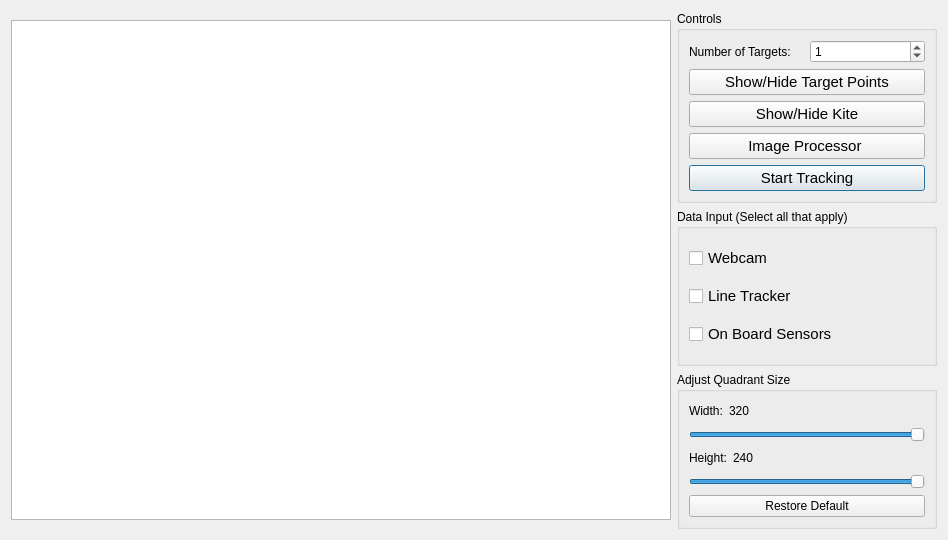
<?xml version="1.0" encoding="UTF-8"?>
<ui version="4.0">
 <class>ControlWindow</class>
 <widget class="QDialog" name="ControlWindow">
  <property name="geometry">
   <rect>
    <x>0</x>
    <y>0</y>
    <width>948</width>
    <height>540</height>
   </rect>
  </property>
  <property name="windowTitle">
   <string>Control Algorithm Options</string>
  </property>
  <layout class="QHBoxLayout" name="horizontalLayout">
   <item>
    <widget class="QGraphicsView" name="graphicsView">
     <property name="minimumSize">
      <size>
       <width>660</width>
       <height>500</height>
      </size>
     </property>
     <property name="maximumSize">
      <size>
       <width>660</width>
       <height>500</height>
      </size>
     </property>
    </widget>
   </item>
   <item>
    <layout class="QVBoxLayout" name="verticalLayout_3">
     <item>
      <widget class="QGroupBox" name="groupBox">
       <property name="title">
        <string>Controls</string>
       </property>
       <layout class="QVBoxLayout" name="verticalLayout">
        <item>
         <layout class="QHBoxLayout" name="horizontalLayout_4">
          <item>
           <widget class="QLabel" name="label_5">
            <property name="text">
             <string>Number of Targets:</string>
            </property>
           </widget>
          </item>
          <item>
           <widget class="QSpinBox" name="numTargetsSpinBox">
            <property name="maximum">
             <number>5</number>
            </property>
            <property name="value">
             <number>1</number>
            </property>
           </widget>
          </item>
         </layout>
        </item>
        <item>
         <widget class="QPushButton" name="showTargetsButton">
          <property name="font">
           <font>
            <family>Segoe UI</family>
            <pointsize>11</pointsize>
            <weight>50</weight>
            <bold>false</bold>
           </font>
          </property>
          <property name="text">
           <string>Show/Hide Target Points</string>
          </property>
          <property name="autoDefault">
           <bool>false</bool>
          </property>
         </widget>
        </item>
        <item>
         <widget class="QPushButton" name="showKiteButton">
          <property name="font">
           <font>
            <family>Segoe UI</family>
            <pointsize>11</pointsize>
            <weight>50</weight>
            <bold>false</bold>
           </font>
          </property>
          <property name="text">
           <string>Show/Hide Kite</string>
          </property>
          <property name="autoDefault">
           <bool>false</bool>
          </property>
         </widget>
        </item>
        <item>
         <widget class="QPushButton" name="imageProcessorButton">
          <property name="font">
           <font>
            <family>Segoe UI</family>
            <pointsize>11</pointsize>
            <weight>50</weight>
            <bold>false</bold>
           </font>
          </property>
          <property name="text">
           <string>Image Processor </string>
          </property>
          <property name="autoDefault">
           <bool>false</bool>
          </property>
         </widget>
        </item>
        <item>
         <widget class="QPushButton" name="start_stop_trackingButton">
          <property name="font">
           <font>
            <family>Segoe UI</family>
            <pointsize>11</pointsize>
            <weight>50</weight>
            <bold>false</bold>
           </font>
          </property>
          <property name="text">
           <string>Start Tracking</string>
          </property>
          <property name="autoDefault">
           <bool>true</bool>
          </property>
         </widget>
        </item>
       </layout>
      </widget>
     </item>
     <item>
      <widget class="QGroupBox" name="groupBox">
       <property name="title">
        <string>Data Input (Select all that apply)</string>
       </property>
       <layout class="QVBoxLayout" name="verticalLayout_2">
        <item>
         <widget class="QCheckBox" name="webcamCheckbox">
          <property name="font">
           <font>
            <pointsize>11</pointsize>
           </font>
          </property>
          <property name="text">
           <string>Webcam</string>
          </property>
         </widget>
        </item>
        <item>
         <widget class="QCheckBox" name="lineTrackerCheckBox">
          <property name="font">
           <font>
            <pointsize>11</pointsize>
           </font>
          </property>
          <property name="text">
           <string>Line Tracker</string>
          </property>
         </widget>
        </item>
        <item>
         <widget class="QCheckBox" name="onBoardSensorCheckBox">
          <property name="font">
           <font>
            <pointsize>11</pointsize>
           </font>
          </property>
          <property name="text">
           <string>On Board Sensors</string>
          </property>
         </widget>
        </item>
       </layout>
      </widget>
     </item>
     <item>
      <widget class="QGroupBox" name="groupBox_2">
       <property name="title">
        <string>Adjust Quadrant Size</string>
       </property>
       <layout class="QVBoxLayout" name="verticalLayout_5">
        <item>
         <layout class="QVBoxLayout" name="verticalLayout_4">
          <item>
           <layout class="QHBoxLayout" name="horizontalLayout_2">
            <item>
             <widget class="QLabel" name="label">
              <property name="text">
               <string>Width:</string>
              </property>
             </widget>
            </item>
            <item>
             <widget class="QLabel" name="label_3">
              <property name="text">
               <string>320</string>
              </property>
             </widget>
            </item>
            <item>
             <spacer name="horizontalSpacer">
              <property name="orientation">
               <enum>Qt::Horizontal</enum>
              </property>
              <property name="sizeHint" stdset="0">
               <size>
                <width>40</width>
                <height>20</height>
               </size>
              </property>
             </spacer>
            </item>
           </layout>
          </item>
          <item>
           <widget class="QSlider" name="widthSlider">
            <property name="minimum">
             <number>200</number>
            </property>
            <property name="maximum">
             <number>320</number>
            </property>
            <property name="value">
             <number>320</number>
            </property>
            <property name="orientation">
             <enum>Qt::Horizontal</enum>
            </property>
           </widget>
          </item>
          <item>
           <layout class="QHBoxLayout" name="horizontalLayout_3">
            <item>
             <widget class="QLabel" name="label_2">
              <property name="text">
               <string>Height:</string>
              </property>
             </widget>
            </item>
            <item>
             <widget class="QLabel" name="label_4">
              <property name="text">
               <string>240</string>
              </property>
             </widget>
            </item>
            <item>
             <spacer name="horizontalSpacer_2">
              <property name="orientation">
               <enum>Qt::Horizontal</enum>
              </property>
              <property name="sizeHint" stdset="0">
               <size>
                <width>40</width>
                <height>20</height>
               </size>
              </property>
             </spacer>
            </item>
           </layout>
          </item>
          <item>
           <widget class="QSlider" name="heightSlider">
            <property name="minimum">
             <number>100</number>
            </property>
            <property name="maximum">
             <number>240</number>
            </property>
            <property name="sliderPosition">
             <number>240</number>
            </property>
            <property name="orientation">
             <enum>Qt::Horizontal</enum>
            </property>
           </widget>
          </item>
          <item>
           <widget class="QPushButton" name="defaultSizeButton">
            <property name="enabled">
             <bool>true</bool>
            </property>
            <property name="text">
             <string>Restore Default</string>
            </property>
            <property name="checkable">
             <bool>false</bool>
            </property>
            <property name="autoDefault">
             <bool>false</bool>
            </property>
            <property name="default">
             <bool>false</bool>
            </property>
            <property name="flat">
             <bool>false</bool>
            </property>
           </widget>
          </item>
         </layout>
        </item>
       </layout>
      </widget>
     </item>
    </layout>
   </item>
  </layout>
 </widget>
 <resources/>
 <connections>
  <connection>
   <sender>widthSlider</sender>
   <signal>valueChanged(int)</signal>
   <receiver>label_3</receiver>
   <slot>setNum(int)</slot>
   <hints>
    <hint type="sourcelabel">
     <x>803</x>
     <y>430</y>
    </hint>
    <hint type="destinationlabel">
     <x>749</x>
     <y>409</y>
    </hint>
   </hints>
  </connection>
  <connection>
   <sender>heightSlider</sender>
   <signal>valueChanged(int)</signal>
   <receiver>label_4</receiver>
   <slot>setNum(int)</slot>
   <hints>
    <hint type="sourcelabel">
     <x>780</x>
     <y>512</y>
    </hint>
    <hint type="destinationlabel">
     <x>764</x>
     <y>480</y>
    </hint>
   </hints>
  </connection>
 </connections>
</ui>
